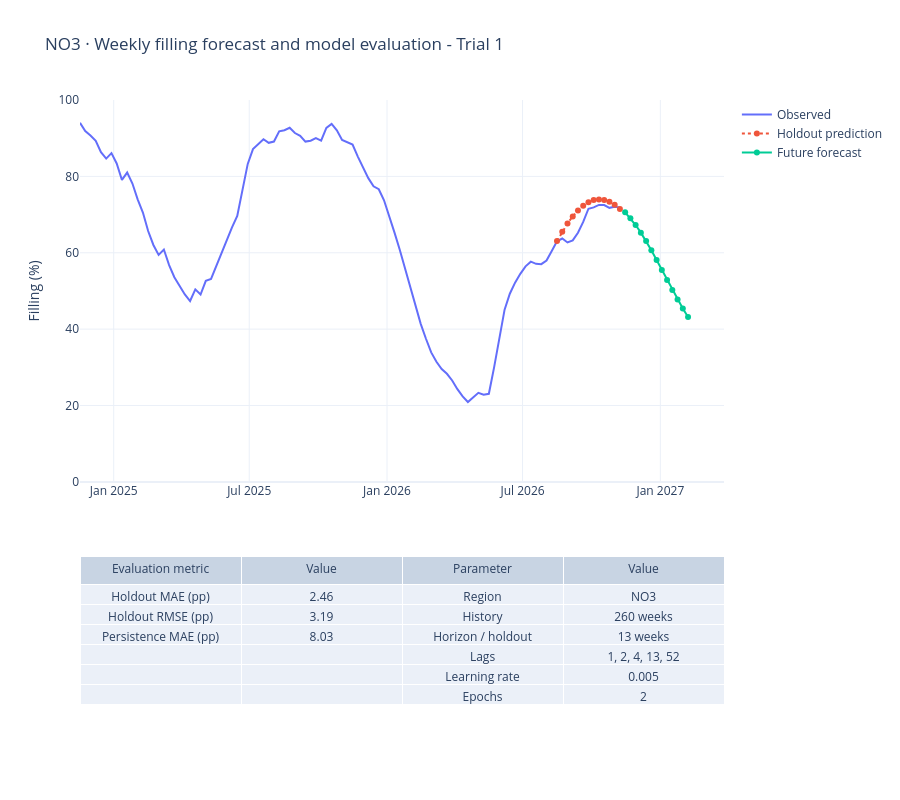

The cell this chart's notebook holds for it:
### Markdown cell above
## 4 · SARIMAX Forcasting with Magasinstatistikk API

In this task we will fetch data from Magasinstatistikk with the time_resolution of 7 days or one-week. This will reduce the demand of computation in comparision to the hourly or daily and still keep seasonal detail more that that of monthly option.

### Code cell
def forecast_filling(region=3,
                     history=260,  # 260 weekly observations ≈ 5 years
                     horizon=13,
                     lags=(1, 2, 4, 13, 52),
                     learning_rate=0.005, epochs=2, end=None):

    # Fetch data and select one electricity region.
    response = requests.get(
        "https://biapi.nve.no/magasinstatistikk/api/"
        "Magasinstatistikk/HentOffentligData",
        timeout=60,
    )
    response.raise_for_status()
    data = pd.DataFrame(response.json())
    data = data.loc[
        data["omrType"].eq("EL") & data["omrnr"].eq(region)
    ].copy()
    data["date"] = pd.to_datetime(data["dato_Id"])

    filling = (
        data.set_index("date")["fyllingsgrad"]
        .astype(float).mul(100).sort_index()
    )
    if end is not None:
        filling = filling.loc[:end]

    # Validate inputs.
    if not lags or any(not isinstance(k, int) or k < 1 for k in lags):
        raise ValueError("Lags must be positive integers.")
    if not isinstance(horizon, int) or not 1 <= horizon <= 52:
        raise ValueError("Horizon must be an integer from 1 to 52.")
    if not isinstance(epochs, int) or epochs < 1 or learning_rate <= 0:
        raise ValueError("Use positive epochs and learning rate.")
    if (not isinstance(history, int)
            or history < max(lags) + 52 + horizon
            or len(filling) < history):
        raise ValueError(
            "Need history >= max(lags) + 52 + horizon, "
            "and enough available observations."
        )

    filling = filling.iloc[-history:]

    if (not filling.index.is_unique
            or not filling.index.to_series().diff().dropna()
                          .eq(pd.Timedelta(days=7)).all()
            or not filling.between(0, 100).all()):
        raise ValueError("Provide complete, unique weekly filling values in [0,100].")

    def features(values, date):
        angle = 2 * np.pi * date.dayofyear / 365.2425
        return {
            **{f"lag_{lag}": values[-lag] / 100 for lag in lags},
            "sin": np.sin(angle),
            "cos": np.cos(angle),
        }

    def fit_predict(series, steps):
        model = preprocessing.StandardScaler() | linear_model.LinearRegression(
            optimizer=optim.SGD(learning_rate),
            intercept_lr=learning_rate,
            l2=0.001,
        )
        values = series.to_list()

        for _ in range(epochs):
            for i in range(max(lags), len(values)):
                x = features(values[:i], series.index[i])
                change = (values[i] - values[i - 1]) / 100
                model.learn_one(x, change)

        dates = pd.date_range(
            series.index[-1] + pd.Timedelta(days=7),
            periods=steps, freq="7D",
        )
        predictions = []

        for date in dates:
            change = model.predict_one(features(values, date))
            prediction = float(np.clip(values[-1] + 100 * change, 0, 100))
            predictions.append(prediction)
            values.append(prediction)

        return pd.Series(predictions, index=dates)

    # Test on the last 'horizon' observed weeks, without training on them.
    train = filling.iloc[:-horizon]
    actual = filling.iloc[-horizon:]
    test_prediction = fit_predict(train, horizon)

    errors = actual.to_numpy() - test_prediction.to_numpy()
    metrics = {
        "Holdout MAE (pp)": np.abs(errors).mean(),
        "Holdout RMSE (pp)": np.sqrt(np.mean(errors**2)),
        "Persistence MAE (pp)": np.abs(actual - train.iloc[-1]).mean(),
    }

    # Refit using all selected observations for the future forecast.
    forecast = fit_predict(filling, horizon).rename("Forecast (%)")

    return filling, forecast, test_prediction, metrics


observed, forecast, test_prediction, metrics = forecast_filling(
    region=3, history=260, horizon=13,
    lags=(1, 2, 4, 13, 52), learning_rate=0.005, epochs=2,
)

# Plot forecasts and a table of metrics / parameters.
fig = make_subplots(
    rows=2, cols=1,
    specs=[[{"type": "xy"}], [{"type": "table"}]],
    row_heights=[0.7, 0.3],
    vertical_spacing=0.12,
)

fig.add_trace(go.Scatter(
    x=observed.index[-104:], y=observed.iloc[-104:],
    name="Observed",
), row=1, col=1)

fig.add_trace(go.Scatter(
    x=test_prediction.index, y=test_prediction,
    name="Holdout prediction", line=dict(dash="dot"),
), row=1, col=1)

fig.add_trace(go.Scatter(
    x=forecast.index, y=forecast,
    name="Future forecast", mode="lines+markers",
), row=1, col=1)

fig.add_trace(go.Table(
    header=dict(values=["Evaluation metric", "Value", "Parameter", "Value"]),
    cells=dict(values=[
        list(metrics) + ["", "", ""],
        [f"{value:.2f}" for value in metrics.values()] + ["", "", ""],
        ["Region", "History", "Horizon / holdout", "Lags", "Learning rate", "Epochs"],
        ["NO3", "260 weeks", "13 weeks", "1, 2, 4, 13, 52", "0.005", "2"],
    ]),
), row=2, col=1)

fig.update_layout(
    title="NO3 · Weekly filling forecast and model evaluation - Trial 1",
    template="plotly_white",
    height=800,
)
fig.update_yaxes(title_text="Filling (%)", range=[0, 100], row=1, col=1)
fig.show()

### Figure 1 — Plotly figure (JSON) as saved in the notebook; plotly's stock layout.template omitted (floating-point values rounded to 4 significant figures)
{"data": [{"name": "Observed", "type": "scatter", "x": ["2024-11-17T00:00:00.000000000", "2024-11-24T00:00:00.000000000", "2024-12-01T00:00:00.000000000", "2024-12-08T00:00:00.000000000", "2024-12-15T00:00:00.000000000", "2024-12-22T00:00:00.000000000", "2024-12-29T00:00:00.000000000", "2025-01-05T00:00:00.000000000", "2025-01-12T00:00:00.000000000", "2025-01-19T00:00:00.000000000", "2025-01-26T00:00:00.000000000", "2025-02-02T00:00:00.000000000", "2025-02-09T00:00:00.000000000", "2025-02-16T00:00:00.000000000", "2025-02-23T00:00:00.000000000", "2025-03-02T00:00:00.000000000", "2025-03-09T00:00:00.000000000", "2025-03-16T00:00:00.000000000", "2025-03-23T00:00:00.000000000", "2025-03-30T00:00:00.000000000", "2025-04-06T00:00:00.000000000", "2025-04-13T00:00:00.000000000", "2025-04-20T00:00:00.000000000", "2025-04-27T00:00:00.000000000", "2025-05-04T00:00:00.000000000", "2025-05-11T00:00:00.000000000", "2025-05-18T00:00:00.000000000", "2025-05-25T00:00:00.000000000", "2025-06-01T00:00:00.000000000", "2025-06-08T00:00:00.000000000", "2025-06-15T00:00:00.000000000", "2025-06-22T00:00:00.000000000", "2025-06-29T00:00:00.000000000", "2025-07-06T00:00:00.000000000", "2025-07-13T00:00:00.000000000", "2025-07-20T00:00:00.000000000", "2025-07-27T00:00:00.000000000", "2025-08-03T00:00:00.000000000", "2025-08-10T00:00:00.000000000", "2025-08-17T00:00:00.000000000", "2025-08-24T00:00:00.000000000", "2025-08-31T00:00:00.000000000", "2025-09-07T00:00:00.000000000", "2025-09-14T00:00:00.000000000", "2025-09-21T00:00:00.000000000", "2025-09-28T00:00:00.000000000", "2025-10-05T00:00:00.000000000", "2025-10-12T00:00:00.000000000", "2025-10-19T00:00:00.000000000", "2025-10-26T00:00:00.000000000", "2025-11-02T00:00:00.000000000", "2025-11-09T00:00:00.000000000", "2025-11-16T00:00:00.000000000", "2025-11-23T00:00:00.000000000", "2025-11-30T00:00:00.000000000", "2025-12-07T00:00:00.000000000", "2025-12-14T00:00:00.000000000", "2025-12-21T00:00:00.000000000", "2025-12-28T00:00:00.000000000", "2026-01-04T00:00:00.000000000", "2026-01-11T00:00:00.000000000", "2026-01-18T00:00:00.000000000", "2026-01-25T00:00:00.000000000", "2026-02-01T00:00:00.000000000", "2026-02-08T00:00:00.000000000", "2026-02-15T00:00:00.000000000", "2026-02-22T00:00:00.000000000", "2026-03-01T00:00:00.000000000", "2026-03-08T00:00:00.000000000", "2026-03-15T00:00:00.000000000", "2026-03-22T00:00:00.000000000", "2026-03-29T00:00:00.000000000", "2026-04-05T00:00:00.000000000", "2026-04-12T00:00:00.000000000", "2026-04-19T00:00:00.000000000", "2026-04-26T00:00:00.000000000", "2026-05-03T00:00:00.000000000", "2026-05-10T00:00:00.000000000", "2026-05-17T00:00:00.000000000", "2026-05-24T00:00:00.000000000", "2026-05-31T00:00:00.000000000", "2026-06-07T00:00:00.000000000", "2026-06-14T00:00:00.000000000", "2026-06-21T00:00:00.000000000", "2026-06-28T00:00:00.000000000", "2026-07-05T00:00:00.000000000", "2026-07-12T00:00:00.000000000", "2026-07-19T00:00:00.000000000", "2026-07-26T00:00:00.000000000", "2026-08-02T00:00:00.000000000", "2026-08-09T00:00:00.000000000", "2026-08-16T00:00:00.000000000", "2026-08-23T00:00:00.000000000", "2026-08-30T00:00:00.000000000", "2026-09-06T00:00:00.000000000", "2026-09-13T00:00:00.000000000", "2026-09-20T00:00:00.000000000", "2026-09-27T00:00:00.000000000", "2026-10-04T00:00:00.000000000", "2026-10-11T00:00:00.000000000", "2026-10-18T00:00:00.000000000", "2026-10-25T00:00:00.000000000", "2026-11-01T00:00:00.000000000", "2026-11-08T00:00:00.000000000"], "xaxis": "x", "y": [94.04, 91.86, 90.7, 89.31, 86.36, 84.66, 86.09, 83.39, 79.07, 81.0, 78.14, 73.99, 70.54, 65.7, 62.04, 59.43, 60.85, 56.77, 53.58, 51.45, 49.1, 47.37, 50.41, 49.06, 52.66, 53.15, 56.55, 59.76, 63.35, 66.65, 69.62, 76.68, 83.27, 87.15, 88.43, 89.72, 88.79, 89.13, 91.78, 92.09, 92.72, 91.35, 90.64, 89.11, 89.34, 89.99, 89.35, 92.7, 93.74, 92.07, 89.53, 88.86, 88.33, 85.19, 82.41, 79.54, 77.4, 76.64, 73.75, 69.74, 65.26, 60.78, 55.78, 50.83, 46.2, 41.38, 37.49, 33.92, 31.46, 29.54, 28.31, 26.56, 24.29, 22.38, 20.92, 22.2, 23.33, 22.84, 23.08, 29.99, 37.24, 45.11, 49.28, 52.17, 54.48, 56.45, 57.68, 57.11, 57.02, 57.98, 60.44, 62.99, 63.73, 62.7, 63.26, 65.25, 68.07, 71.53, 71.88, 72.52, 72.49, 71.76, 72.01, 71.88], "yaxis": "y"}, {"line": {"dash": "dot"}, "name": "Holdout prediction", "type": "scatter", "x": ["2026-08-16T00:00:00.000000000", "2026-08-23T00:00:00.000000000", "2026-08-30T00:00:00.000000000", "2026-09-06T00:00:00.000000000", "2026-09-13T00:00:00.000000000", "2026-09-20T00:00:00.000000000", "2026-09-27T00:00:00.000000000", "2026-10-04T00:00:00.000000000", "2026-10-11T00:00:00.000000000", "2026-10-18T00:00:00.000000000", "2026-10-25T00:00:00.000000000", "2026-11-01T00:00:00.000000000", "2026-11-08T00:00:00.000000000"], "xaxis": "x", "y": [63.05, 65.47, 67.66, 69.52, 71.09, 72.33, 73.22, 73.79, 73.96, 73.79, 73.33, 72.57, 71.48], "yaxis": "y"}, {"mode": "lines+markers", "name": "Future forecast", "type": "scatter", "x": ["2026-11-15T00:00:00.000000000", "2026-11-22T00:00:00.000000000", "2026-11-29T00:00:00.000000000", "2026-12-06T00:00:00.000000000", "2026-12-13T00:00:00.000000000", "2026-12-20T00:00:00.000000000", "2026-12-27T00:00:00.000000000", "2027-01-03T00:00:00.000000000", "2027-01-10T00:00:00.000000000", "2027-01-17T00:00:00.000000000", "2027-01-24T00:00:00.000000000", "2027-01-31T00:00:00.000000000", "2027-02-07T00:00:00.000000000"], "xaxis": "x", "y": [70.58, 69.04, 67.27, 65.27, 63.07, 60.66, 58.11, 55.5, 52.87, 50.28, 47.78, 45.4, 43.17], "yaxis": "y"}, {"cells": {"values": [["Holdout MAE (pp)", "Holdout RMSE (pp)", "Persistence MAE (pp)", "", "", ""], ["2.46", "3.19", "8.03", "", "", ""], ["Region", "History", "Horizon / holdout", "Lags", "Learning rate", "Epochs"], ["NO3", "260 weeks", "13 weeks", "1, 2, 4, 13, 52", "0.005", "2"]]}, "domain": {"x": [0, 1], "y": [0, 0.264]}, "header": {"values": ["Evaluation metric", "Value", "Parameter", "Value"]}, "type": "table"}], "layout": {"height": 800, "title": {"text": "NO3 · Weekly filling forecast and model evaluation - Trial 1"}, "xaxis": {"anchor": "y", "domain": [0, 1]}, "yaxis": {"anchor": "x", "domain": [0.384, 1], "range": [0, 100], "title": {"text": "Filling (%)"}}}}
